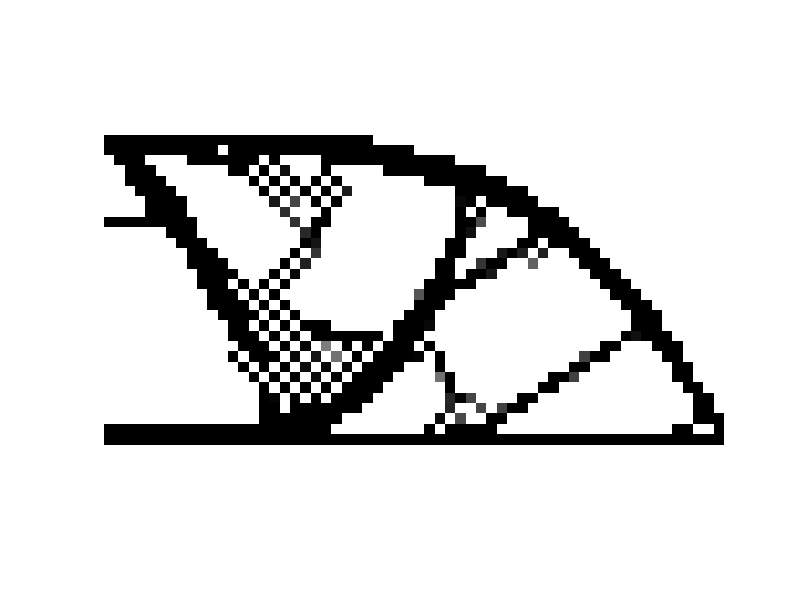

The MATLAB source for this figure:
function therm()
Actualtop(60,30,0.3,3,1)

%%%% A 99 LINE TOPOLOGY OPTIMIZATION CODE BY OLE SIGMUND, JANUARY 2000 %%%
%%%% CODE MODIFIED FOR INCREASED SPEED, September 2002, BY OLE SIGMUND %%%
function [x] =  Actualtop(nelx,nely,volfrac,penal,rmin)
% recvid=1;       %turn on or off the video recorder
% %% FEA and Elastic problem initialization
% if recvid==1
%     vidObj = VideoWriter('results_homog_level_set.avi');    %Prepare the new file for video
%     vidObj.FrameRate = 50;
%     vidObj.Quality = 100;
%     open(vidObj);
%     vid=1;
% end


% INITIALIZE
x(1:nely,1:nelx) = volfrac; 
loop = 0; 
change = 1.;
% START ITERATION
while change > 0.01  
  loop = loop + 1;
  xold = x;
% FE-ANALYSIS
  [U]=FE(nelx,nely,x,penal);         
% OBJECTIVE FUNCTION AND SENSITIVITY ANALYSIS
  [KE] = lk;
  c = 0.;
  for ely = 1:nely
    for elx = 1:nelx
      n1 = (nely+1)*(elx-1)+ely; 
      n2 = (nely+1)* elx   +ely;
      Ue = U([2*n1-1;2*n1; 2*n2-1;2*n2; 2*n2+1;2*n2+2; 2*n1+1;2*n1+2],1);
      c = c + x(ely,elx)^penal*Ue'*KE*Ue;
      dc(ely,elx) = -penal*x(ely,elx)^(penal-1)*Ue'*KE*Ue;
    end
  end
% FILTERING OF SENSITIVITIES
  [dc]   = check(nelx,nely,rmin,x,dc);    
% DESIGN UPDATE BY THE OPTIMALITY CRITERIA METHOD
  [x]    = OC(nelx,nely,x,volfrac,dc); 
% PRINT RESULTS
  change = max(max(abs(x-xold)));
  disp([' It.: ' sprintf('%4i',loop) ' Obj.: ' sprintf('%10.4f',c) ...
       ' Vol.: ' sprintf('%6.3f',sum(sum(x))/(nelx*nely)) ...
        ' ch.: ' sprintf('%6.3f',change )])
% PLOT DENSITIES  
  colormap(gray); imagesc(-x); axis equal; axis tight; axis off;pause(1e-6);
  
%    F(vid) = getframe; %Get frame of the topology in each iteration
%      writeVideo(vidObj,F(vid)); %Save the topology in the video
%      vid=vid+1;
end 

% if recvid==1
%          close(vidObj);  %close video
% end
%%%%%%%%%% OPTIMALITY CRITERIA UPDATE %%%%%%%%%%%%%%%%%%%%%%%%%%%%%%%%%%%%%%
function [xnew]=OC(nelx,nely,x,volfrac,dc)  
l1 = 0; l2 = 100000; move = 0.2;
while (l2-l1 > 1e-4)
  lmid = 0.5*(l2+l1);
  xnew = max(0.001,max(x-move,min(1.,min(x+move,x.*sqrt(-dc./lmid)))));
  if sum(sum(xnew)) - volfrac*nelx*nely > 0;
    l1 = lmid;
  else
    l2 = lmid;
  end
end
%%%%%%%%%% MESH-INDEPENDENCY FILTER %%%%%%%%%%%%%%%%%%%%%%%%%%%%%%%%%%%%%%%%
function [dcn]=check(nelx,nely,rmin,x,dc)
dcn=zeros(nely,nelx);
for i = 1:nelx
  for j = 1:nely
    sum=0.0; 
    for k = max(i-floor(rmin),1):min(i+floor(rmin),nelx)
      for l = max(j-floor(rmin),1):min(j+floor(rmin),nely)
        fac = rmin-sqrt((i-k)^2+(j-l)^2);
        sum = sum+max(0,fac);
        dcn(j,i) = dcn(j,i) + max(0,fac)*x(l,k)*dc(l,k);
      end
    end
    dcn(j,i) = dcn(j,i)/(x(j,i)*sum);
  end
end
%%%%%%%%%% FE-ANALYSIS %%%%%%%%%%%%%%%%%%%%%%%%%%%%%%%%%%%%%%%%%%%%%%%%%%%%%
function [U]=FE(nelx,nely,x,penal)
[KE] = lk; 
K = sparse(2*(nelx+1)*(nely+1), 2*(nelx+1)*(nely+1));
F = sparse(2*(nely+1)*(nelx+1),1); U = zeros(2*(nely+1)*(nelx+1),1);
for elx = 1:nelx
  for ely = 1:nely
    n1 = (nely+1)*(elx-1)+ely; 
    n2 = (nely+1)* elx   +ely;
    edof = [2*n1-1; 2*n1; 2*n2-1; 2*n2; 2*n2+1; 2*n2+2; 2*n1+1; 2*n1+2];
    K(edof,edof) = K(edof,edof) + x(ely,elx)^penal*KE;
  end
end
% DEFINE LOADS AND SUPPORTS (HALF MBB-BEAM)
F(2,1) = -1;
fixeddofs   = union([1:2:2*(nely+1)],[2*(nelx+1)*(nely+1)]);
alldofs     = [1:2*(nely+1)*(nelx+1)];
freedofs    = setdiff(alldofs,fixeddofs);
% SOLVING
U(freedofs,:) = K(freedofs,freedofs) \ F(freedofs,:);      
U(fixeddofs,:)= 0;
%%%%%%%%%% ELEMENT STIFFNESS MATRIX %%%%%%%%%%%%%%%%%%%%%%%%%%%%%%%%%%%%%%%%
function [KE]=lk
E = 1.; 
nu = 0.3;
k=[ 1/2-nu/6   1/8+nu/8 -1/4-nu/12 -1/8+3*nu/8 ... 
   -1/4+nu/12 -1/8-nu/8  nu/6       1/8-3*nu/8];
KE = E/(1-nu^2)*[ k(1) k(2) k(3) k(4) k(5) k(6) k(7) k(8)
                  k(2) k(1) k(8) k(7) k(6) k(5) k(4) k(3)
                  k(3) k(8) k(1) k(6) k(7) k(4) k(5) k(2)
                  k(4) k(7) k(6) k(1) k(8) k(3) k(2) k(5)
                  k(5) k(6) k(7) k(8) k(1) k(2) k(3) k(4)
                  k(6) k(5) k(4) k(3) k(2) k(1) k(8) k(7)
                  k(7) k(4) k(5) k(2) k(3) k(8) k(1) k(6)
                  k(8) k(3) k(2) k(5) k(4) k(7) k(6) k(1)];
%
%%%%%%%%%%%%%%%%%%%%%%%%%%%%%%%%%%%%%%%%%%%%%%%%%%%%%%%%%%%%%%%%%%%%%%%%%%%%
% This Matlab code was written by Ole Sigmund, Department of Solid         %
% Mechanics, Technical University of Denmark, DK-2800 Lyngby, Denmark.     %
% Please sent your comments to the author: sigmund@fam.dtu.dk              %
%                                                                          %
% The code is intended for educational purposes and theoretical details    %
% are discussed in the paper                                               %
% "A 99 line topology optimization code written in Matlab"                 %
% by Ole Sigmund (2001), Structural and Multidisciplinary Optimization,    %
% Vol 21, pp. 120--127.                                                    %
%                                                                          %
% The code as well as a postscript version of the paper can be             %
% downloaded from the web-site: http://www.topopt.dtu.dk                   %
%                                                                          %
% Disclaimer:                                                              %
% The author reserves all rights but does not guaranty that the code is    %
% free from errors. Furthermore, he shall not be liable in any event       %
% caused by the use of the program.                                        %
%%%%%%%%%%%%%%%%%%%%%%%%%%%%%%%%%%%%%%%%%%%%%%%%%%%%%%%%%%%%%%%%%%%%%%%%%%%%